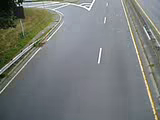
#> input picture data_1/ref.png, 160 x 120 px
$ python code.py
#> lines starting #> are read from the running program, lines starting #| are printed output that depends on the picture; after the words box and inside, x2 and y2 are one past the last pixel; in counts of white or black regions, pixels touching at a corner belong together
import cv2
import  skimage
import matplotlib.pyplot as plt
import numpy as np
from skimage.metrics import mean_squared_error
from skimage.metrics import structural_similarity as ssim
import os
import pandas as pd


source_path="data_1"

ind=source_path.rsplit("_")[-1]
try:
    res_path=f'./res_{ind}'
    os.mkdir(res_path)
except:
    pass


ref=cv2.imread(f"./{source_path}/ref.png")
#> ref is the input picture: shape (120, 160, 3); mean B, G, R 122.4, 124.3, 120
cap=cv2.imread(f"./{source_path}/cap1.png")
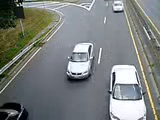
#> input picture data_1/cap1.png, 160 x 120 px
#> cap is the input picture: shape (120, 160, 3); mean B, G, R 125.2, 127.3, 122.9


fig,(ax1,ax2)=plt.subplots(1,2,figsize=(10,5))
ax1.imshow(ref)
ax2.imshow(cap)
ax1.set_xlabel('reference image')
ax2.set_xlabel('capture image')
fig.show()
#> figure, not shown here; B, G, R data is drawn as R, G, B
fig.savefig(os.path.join(res_path,"raw_image.jpg"))


gray_ref=cv2.cvtColor(ref, cv2.COLOR_BGR2GRAY)
gray_cap=cv2.cvtColor(cap, cv2.COLOR_BGR2GRAY)

fig,(ax1,ax2)=plt.subplots(1,2,figsize=(10,5))
ax1.imshow(gray_ref,"gray")
ax2.imshow(gray_cap,"gray")
ax1.set_xlabel('reference grayscaled image')
ax2.set_xlabel('capture grayscaled image')
fig.show()
fig.savefig(os.path.join(res_path,"grayscaled_image.jpg"))


GB_ref = cv2.GaussianBlur(gray_ref,(5,5),1.4)
GB_cap = cv2.GaussianBlur(gray_cap,(5,5),1.4)

fig,(ax1,ax2)=plt.subplots(1,2,figsize=(10,5))
ax1.imshow(GB_ref,"gray")
ax2.imshow(GB_cap,"gray")
ax1.set_xlabel('reference GaussianBlur image')
ax2.set_xlabel('capture GaussianBlur image')
fig.show()
fig.savefig(os.path.join(res_path,"GaussianBlur_image.jpg"))


edges_ref = cv2.Canny(GB_ref,50,170)
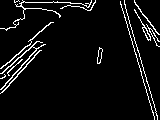
#> edges_ref: shape (120, 160); 5.8% white in thin lines or dots
edges_cap = cv2.Canny(GB_cap,50,170)
#> edges_cap: shape (120, 160); 9.4% white in thin lines or dots

fig,(ax1,ax2)=plt.subplots(1,2,figsize=(10,5))
ax1.imshow(edges_ref,"gray")
ax2.imshow(edges_cap,"gray")
ax1.set_xlabel('reference edge detected image')
ax2.set_xlabel('capture edge detected image')
fig.show()
fig.savefig(os.path.join(res_path,"edge_detected_image.jpg"))


mse_const = mean_squared_error(edges_cap, edges_ref)
#> mse_const = 3234.3
ssim_const = ssim(edges_cap, edges_ref,
                  data_range=edges_ref.max() - edges_ref.min())
#> ssim_const = 0.746

density1=round(np.clip(100-100*(np.count_nonzero(edges_ref)/np.count_nonzero(edges_cap)),0,100),2)
#> density1 = 39.08


mask=cv2.imread(f'./{source_path}/mask.png')
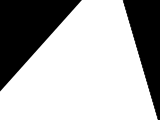
#> input picture data_1/mask.png, 160 x 120 px
#> mask is the input picture: shape (120, 160, 3); mean B, G, R 173.7, 173.7, 173.7
mask=cv2.cvtColor(mask, cv2.COLOR_BGR2GRAY)
#> mask: shape (120, 160)
_, mask = cv2.threshold(mask, 60, 255, cv2.THRESH_BINARY)
#> mask: shape (120, 160); 68.3% white; 2 black regions, box (x1, y1, x2, y2) and area: (0, 0, 81, 91) 3726, (123, 0, 160, 120) 2355

diff_image=cv2.absdiff(ref, cap)

ret, thresh = cv2.threshold(diff_image, 40, 255, cv2.THRESH_BINARY)
gray_thresh=cv2.cvtColor(thresh, cv2.COLOR_BGR2GRAY)


# plot image after thresholding
fig,([ax1,ax2],[ax3,ax4])=plt.subplots(2,2,figsize=(10,10))
# ax1.imshow(GB_ref, cmap = 'gray')
ax1.imshow(cap, cmap = 'gray')
ax2.imshow(diff_image, cmap = 'gray')
ax3.imshow(gray_thresh, cmap = 'gray')
ax4.imshow(mask, cmap = 'gray')
# ax1.set_xlabel('reference image')
ax1.set_xlabel('capture image')
ax2.set_xlabel('images difference')
ax3.set_xlabel('images threshold')
ax4.set_xlabel('mask')
fig.show()
#> figure, not shown here; B, G, R data is drawn as R, G, B
fig.savefig(os.path.join(res_path,"diff_img_method2.jpg"))


density2=round(np.count_nonzero(thresh)/np.count_nonzero(mask)*100,2)
#> density2 = 57.98
acc=round(((100)-abs(density1-density2))/100,3)
#> acc = 0.811

df=pd.DataFrame([density1,density2,acc],columns=["value"],index=["Density 1","Density 2","Accuracy"])
#> df = table of 3 rows and 1 columns
df.to_csv(os.path.join(res_path,"result.csv"))


cap = cv2.VideoCapture(f'./{source_path}/movie.avi')
car_cascade = cv2.CascadeClassifier('cars.xml')

frame_width = int(cap.get(3))
frame_height = int(cap.get(4))

size = (frame_width, frame_height)
out = cv2.VideoWriter(f'./{res_path}/output.mp4', cv2.VideoWriter_fourcc('m', 'p', '4', 'v'), 15, size)

d1_lst,d2_lst=[],[]

counter=0
c_lst=[]
while(cap.isOpened()):
    counter+=1
    # reads frames from a video
    ret, frames = cap.read()
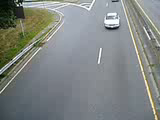
#> input picture frame 12 of data_1/movie.avi, 160 x 120 px
#> frames is the input picture: shape (120, 160, 3); mean B, G, R 130.8, 133.3, 128.3

    if ret:
        c_lst.append(counter)
        # compute density of each frames
        gray = cv2.cvtColor(frames, cv2.COLOR_BGR2GRAY)
        GB = cv2.GaussianBlur(gray,(5,5),1.4)
        edges = cv2.Canny(GB,50,170)
#> edges: shape (120, 160); 6% white in thin lines or dots
        density_1=round(np.clip(100-100*(np.count_nonzero(edges_ref)/np.count_nonzero(edges)),0,100),2)
#> density_1 = 4.41

        diff=cv2.absdiff(ref, frames)
        thresh = cv2.cvtColor(cv2.threshold(diff, 60, 255, cv2.THRESH_BINARY)[1],cv2.COLOR_BGR2GRAY)
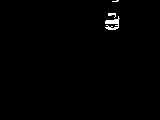
#> thresh: shape (120, 160); min 0, max 255, mean 1.8
        density_2=round(1.3*np.count_nonzero(thresh)/np.count_nonzero(mask)*100,2)
#> density_2 = 1.37

        d1_lst.append(density_1)
        d2_lst.append(density_2)

        acc=round(((100)-abs(density_1-density_2))/100,3)
#> acc = 0.97


        # Detects cars of different sizes in the input image
        cars = car_cascade.detectMultiScale(gray, 1.1, 1)
#> cars = [[90, 1, 44, 44]]


        # To draw a rectangle in each cars
        for (x,y,w,h) in cars:
            cv2.rectangle(frames,(x,y),(x+w,y+h),(0,0,255),2)
#> this loop made 1 pass
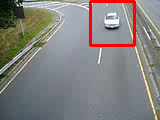
#> frames: shape (120, 160, 3); 2.73% of pixels changed, all inside (x1, y1, x2, y2) = (89, 0, 136, 47)


        font                   = cv2.FONT_HERSHEY_SIMPLEX
#> font = 0
        bottomLeftCornerOfText1 = (5,10)
        bottomLeftCornerOfText2 = (5,20)
        bottomLeftCornerOfText3 = (5,30)
        fontScale              = .3
        fontColor              = (0,0,255)
        thickness              = 1
        lineType               = 2

        cv2.putText(frames,f"Method 1 Density : {density_1}",
            bottomLeftCornerOfText1,
            font,
            fontScale,
            fontColor,
            thickness,
            lineType)

        cv2.putText(frames,f"Method 2 Density : {density_2}",
            bottomLeftCornerOfText2,
            font,
            fontScale,
            fontColor,
            thickness,
            lineType)

        cv2.putText(frames,f"Accuracy : {acc}",
            bottomLeftCornerOfText3,
            font,
            fontScale,
            fontColor,
            thickness,
            lineType)

        # Display frames in a window
        out.write(frames)
        cv2.imshow('video2', frames)


        # Wait for Esc key to stop
        if cv2.waitKey(1) & 0xFF == ord('q'):
#> (key q is pressed here)
            break
    else:
        break


# De-allocate any associated memory usage
cap.release()
out.release()
cv2.destroyAllWindows()


fig,ax=plt.subplots(1,1,figsize=(10,5))
ax.plot(d1_lst,color="red")
ax.plot(d2_lst,color="blue")
fig.legend(["Method 1 density",
            "Method 2 density"])
fig.show()
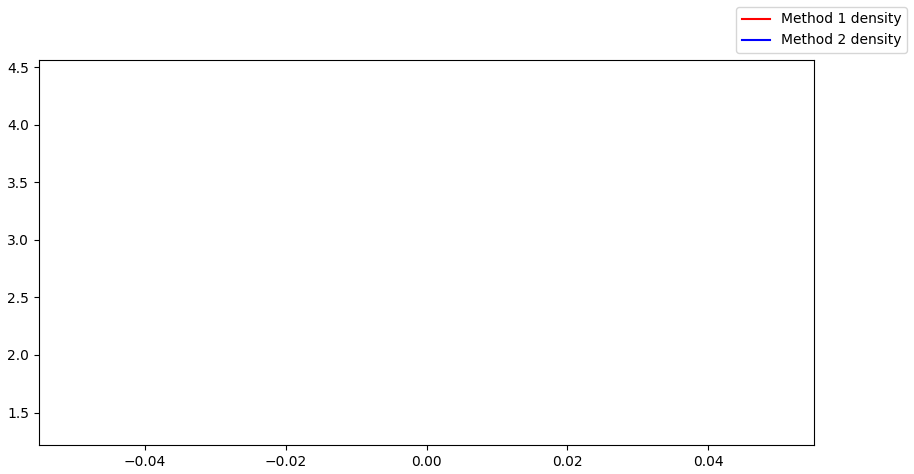
#> figure drawn by matplotlib, 1 panel
fig.savefig(os.path.join(res_path,"Density_plot.jpg"))
